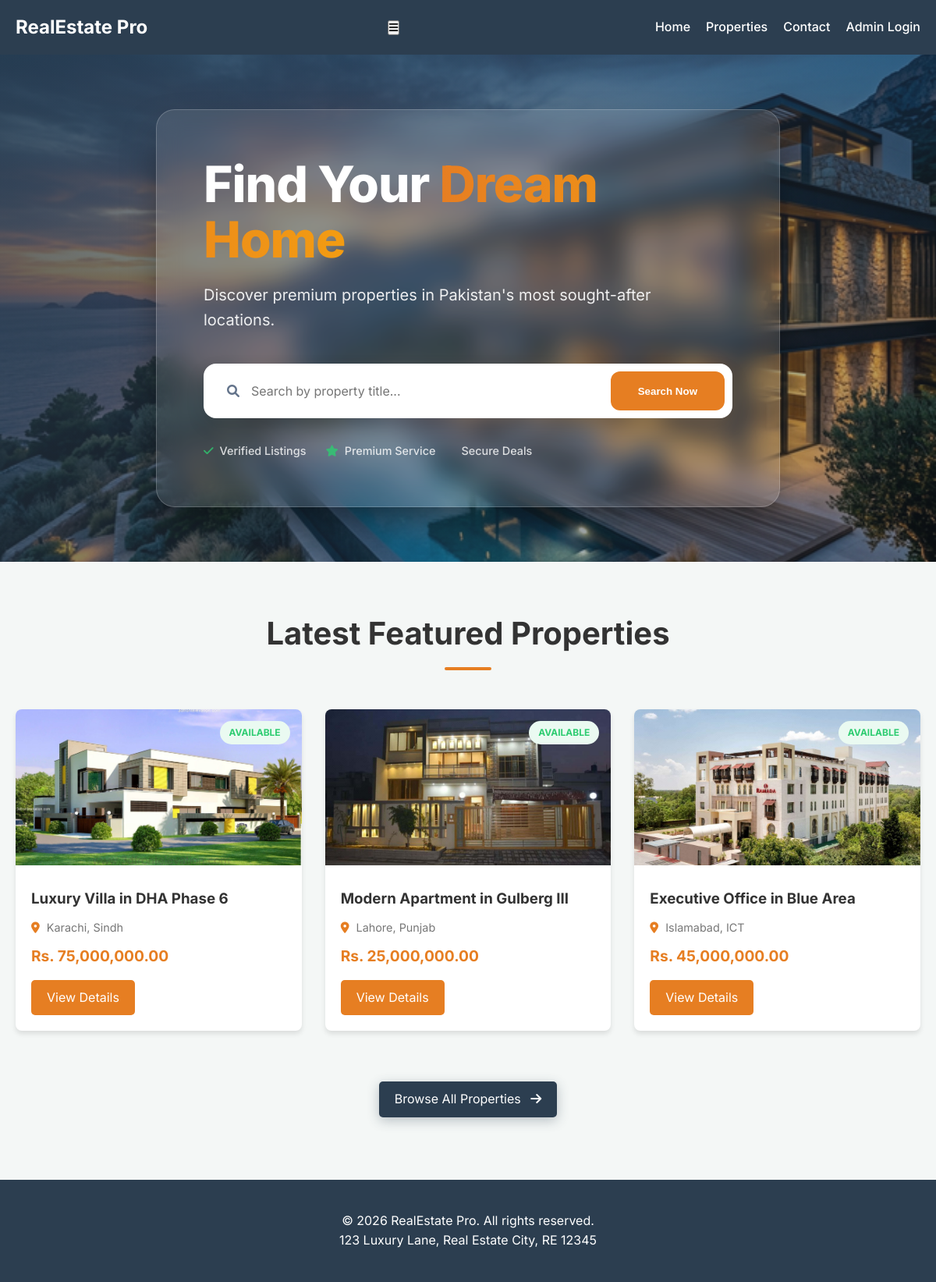
The page / on the database its author committed.
### tables this page shows
CREATE TABLE IF NOT EXISTS `properties` (
    `id` INT AUTO_INCREMENT PRIMARY KEY,
    `title` VARCHAR(100) NOT NULL,
    `location` VARCHAR(100) NOT NULL,
    `price` DECIMAL(10, 2) NOT NULL,
    `image` VARCHAR(255) NOT NULL,
    `description` TEXT NOT NULL,
    `status` ENUM('Available', 'Sold', 'Rent') DEFAULT 'Available',
    `created_at` TIMESTAMP DEFAULT CURRENT_TIMESTAMP
);

### index.php (the view, shortened to what this page needs)
<?php
include 'includes/header.php';
$query = "SELECT * FROM properties ORDER BY created_at DESC LIMIT 5";
$result = $conn->query($query);
?>
<section class="hero-premium">
    <div class="hero-bg-zoom"></div>
    <div class="hero-overlay"></div>
    <div class="container">
        <div class="hero-glass-card" data-aos="zoom-in" data-aos-duration="1000">
            <h1 class="hero-title">Find Your <span class="text-gradient">Dream Home</span></h1>
            <p class="hero-subtitle">Discover premium properties in Pakistan's most sought-after locations.</p>
            <form action="properties.php" method="GET" class="hero-search-box">
                <div class="search-input-wrapper">
                    <i class="fa-solid fa-magnifying-glass"></i>
                    <input type="text" name="search" placeholder="Search by property title..." required>
                </div>
                <button type="submit" class="btn-hero">Search Now</button>
            </form>
            <div class="hero-badges">
                <span><i class="fa-solid fa-check"></i> Verified Listings</span>
                <span><i class="fa-solid fa-star"></i> Premium Service</span>
                <span><i class="fa-solid fa-shield-halved"></i> Secure Deals</span>
            </div>
        </div>
    </div>
</section>
<main class="container">
    <h2 class="section-title" data-aos="fade-up" data-aos-duration="1000">Latest Featured Properties</h2>
    <div class="property-grid">
        <?php if ($result->num_rows > 0): ?>
            <?php $delay = 0; ?>
            <?php while ($row = $result->fetch_assoc()): ?>
                <div class="property-card" data-aos="fade-up" data-aos-delay="<?php echo $delay; ?>" data-aos-duration="1000">
                    <?php $delay += 100; ?>
                    <div style="position: relative;">
                        <img src="assets/images/<?php echo $row['image']; ?>" alt="<?php echo $row['title']; ?>"
                            onerror="this.src='https://via.placeholder.com/400x300?text=Property+Image'">
                        <span class="badge badge-<?php echo strtolower($row['status'] ?? 'available'); ?>"
                            style="position: absolute; top: 15px; right: 15px;">
                            <?php echo $row['status'] ?? 'Available'; ?>
                        </span>
                    </div>
                    <div class="property-content">
                        <h3><?php echo $row['title']; ?></h3>
                        <p class="location"><i class="fa-solid fa-location-dot"
                                style="margin-right: 5px; color: var(--accent-color);"></i> <?php echo $row['location']; ?></p>
                        <div class="price">Rs. <?php echo number_format($row['price'], 2); ?></div>
                        <a href="property-detail.php?id=<?php echo $row['id']; ?>" class="btn">View Details</a>
                    </div>
                </div>
            <?php endwhile; ?>
        <?php else: ?>
            <p style="text-align: center; grid-column: 1/-1;">No properties found.</p>
        <?php endif; ?>
    </div>
    <div style="text-align: center; margin-bottom: 80px;" data-aos="fade-up">
        <a href="properties.php" class="btn btn-secondary">Browse All Properties <i class="fa-solid fa-arrow-right"
                style="margin-left: 8px;"></i></a>
    </div>
</main>
<?php include 'includes/footer.php'; ?>

### includes/header.php (shortened to what this page needs)
<!DOCTYPE html>
<html lang="en">
<head>
    <link rel="stylesheet" href="assets/css/style.css">
    <link rel="stylesheet" href="https://cdnjs.cloudflare.com/ajax/libs/font-awesome/6.0.0/css/all.min.css">
    <link href="https://unpkg.com/aos@2.3.1/dist/aos.css" rel="stylesheet">
</head>
<body>
    <header>
        <div class="container">
            <nav>
                <a href="index.php" class="logo">RealEstate Pro</a>
                <button class="mobile-nav-toggle" id="mobile-nav-toggle" aria-label="Toggle navigation">
                    <i class="fa-solid fa-bars"></i>
                </button>
                <ul id="nav-menu">
                    <li><a href="index.php">Home</a></li>
                    <li><a href="properties.php">Properties</a></li>
                    <li><a href="contact.php">Contact</a></li>
                    <li><a href="admin/login.php">Admin Login</a></li>
                </ul>
            </nav>
        </div>
    </header>

### includes/footer.php (shortened to what this page needs)
<footer>
    <div class="container">
        <p>&copy;
            <?php echo date("Y"); ?> RealEstate Pro. All rights reserved.
        </p>
        <p>123 Luxury Lane, Real Estate City, RE 12345</p>
    </div>
</footer>
</body>
</html>

### rows shown on the page
properties: image (picture), status "AVAILABLE", title "Luxury Villa in DHA Phase 6", location "Karachi, Sindh", price "75,000,000.00"
properties: image (picture), status "AVAILABLE", title "Modern Apartment in Gulberg III", location "Lahore, Punjab", price "25,000,000.00"
properties: image (picture), status "AVAILABLE", title "Executive Office in Blue Area", location "Islamabad, ICT", price "45,000,000.00"
